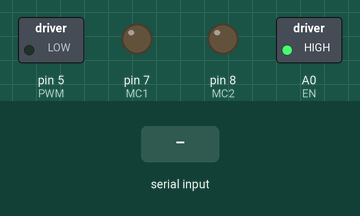
The sketch below on a simulated Arduino Uno, built with avr-gcc and run on an emulated ATmega328P. Parts: switched loads named in the sketch (green lamp = pin HIGH), output pins drawn as LEDs (lit = HIGH). The inputs (shaded band) are chosen by the test bench. What the sketch prints to the serial monitor is not drawn.

Above: at 1.2 s.
1.3 s: "2" received over Serial
At 2.5 s:
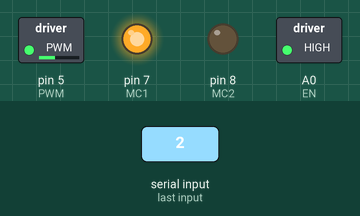
2.8 s: "3" received over Serial
At 3.8 s:
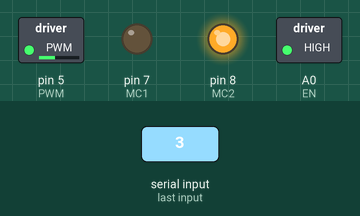
Timing chart, 0 to 5.8 s (numbered marks = the images above; inputs shaded):
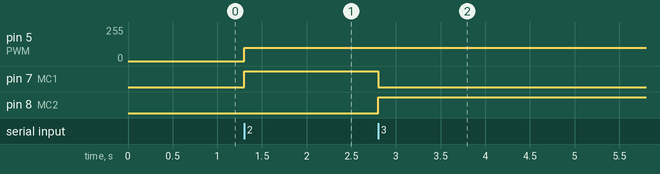

Measured:
- after the input at 1.3 s, pin 5 (PWM): 0/255 → 100/255 at once; pin 7 (MC1): LOW → HIGH at once
- after the input at 2.8 s, pin 7 (MC1): HIGH → LOW at once; pin 8 (MC2): LOW → HIGH at once

The sketch:

Day16Homework.ino
```cpp
//Motor control code for Vishnay board

const int EN=A0; // Enable
const int MC1=7; //Motor Control 1
const int MC2=8; //Motor Control 2
const int POT=1; //POT on Analog Pin 1
const int PWM = 5; //PMW on pin 5
int val = 0; //for storing the reading from the POT
int previousval=0;
int velocity; //For storing the desired velocity (from 0-255)
void setup()
{
  pinMode(EN, OUTPUT);
  pinMode(MC1, OUTPUT);
  pinMode(MC2, OUTPUT);
  pinMode(PWM, OUTPUT);
  brake(); //Initialize with motor stopped
  velocity=100;
  Serial.begin(9600);
  Serial.println("Begin Motor Control");
  Serial.println("Enter number for control option:");
  Serial.println("1. Stop");
  Serial.println("2. Forward");
  Serial.println("3. Reverse");
  //Serial.println("4. Read Current");
  Serial.println("4 Increase Speed");
  Serial.println("5. Decrease Speed");
}
void loop()
{
  val = Serial.read();

  if (val=='1')
  {
    brake();
    previousval='1';
  }

  else if (val=='2')
  {
  forward(velocity);
  previousval='2';
  }

  else if (val=='3')
  {
  reverse(velocity);
  previousval='3';
  }

  else if(val=='4')
  {
    velocity+=20;
    if(velocity<=255)
    {
       if(previousval=='2')
      {
        forward(velocity);
      }
      else if(previousval=='3')
      {
        reverse(velocity);
      }
    }
    else if(velocity>255)
    {
      velocity=255;
    }


  }

  else if(val=='5')
  {
    velocity-=20;
    if(previousval=='2')
    {
      forward(velocity);
    }
    else if(previousval=='3')
    {
      reverse(velocity);
    }
  }

//  else
//  {
//    Serial.print("Enter valid motor control value");
//  }
}
//Motor goes forward at given rate (from 0-255)
void forward (int rate)
{
digitalWrite(EN, LOW);
digitalWrite(MC1, HIGH);
digitalWrite(MC2, LOW);
analogWrite(PWM, rate);
digitalWrite(EN, HIGH);

}
//Motor goes backward at given rate (from 0-255)
void reverse (int rate)
{
digitalWrite(EN, LOW);
digitalWrite(MC1, LOW);
digitalWrite(MC2, HIGH);
analogWrite(PWM, rate);
digitalWrite(EN, HIGH);

}
//Stops motor
void brake ()
{
digitalWrite(EN, LOW);
digitalWrite(MC1, LOW);
digitalWrite(MC2, LOW);
analogWrite(PWM, 0);
digitalWrite(EN, HIGH);
}
```
